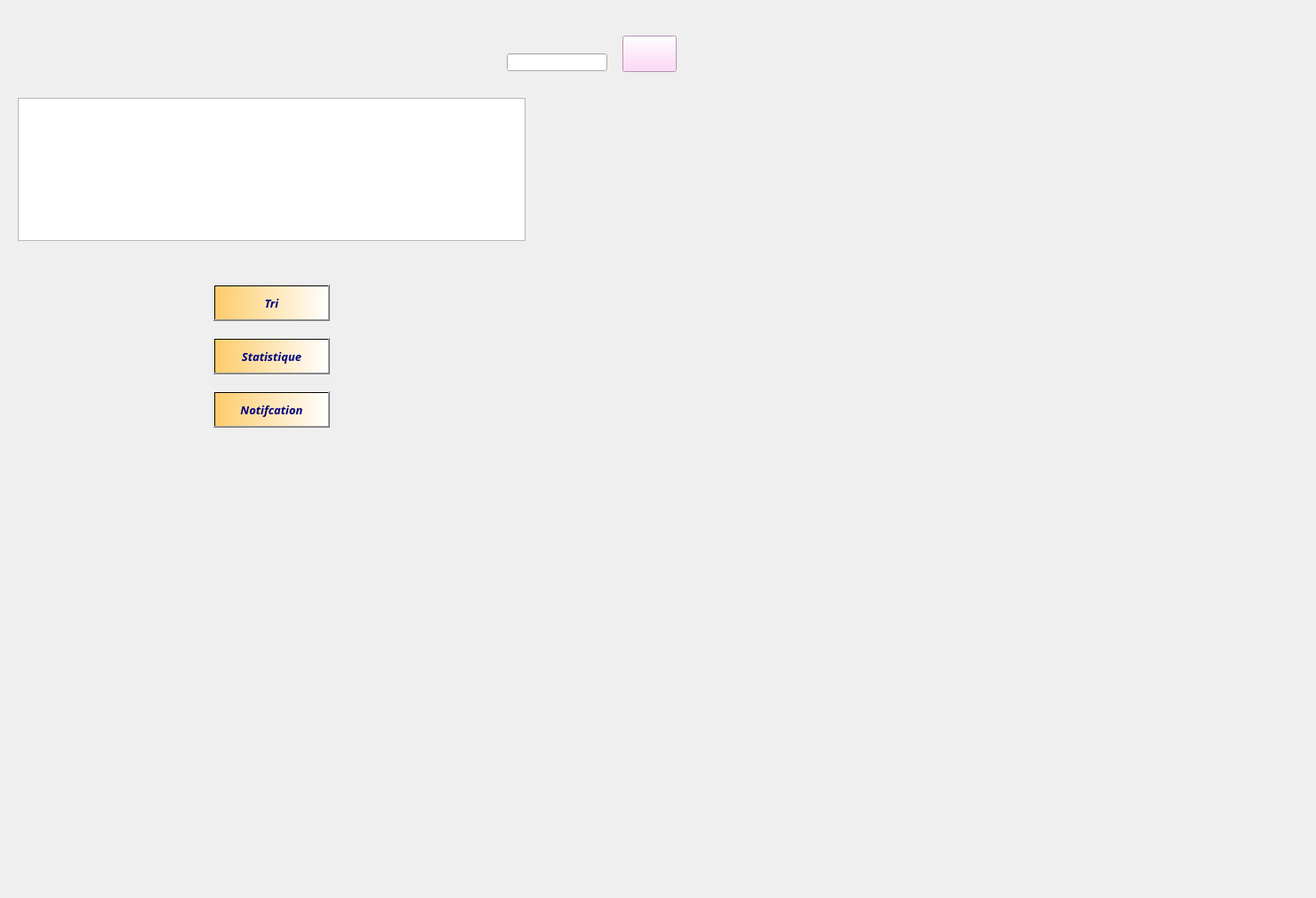
     <widget class="QWidget" name="tab_24">
      <attribute name="title">
       <string>Afficher</string>
      </attribute>
      <widget class="QLabel" name="label_29">
       <property name="geometry">
        <rect>
         <x>-310</x>
         <y>-100</y>
         <width>1471</width>
         <height>1001</height>
        </rect>
       </property>
       <property name="text">
        <string/>
       </property>
       <property name="pixmap">
        <pixmap>../../../../../../../../../../images_projets/muffins-5271450_1920.jpg</pixmap>
       </property>
      </widget>
      <widget class="QTableView" name="tableView_5">
       <property name="geometry">
        <rect>
         <x>20</x>
         <y>110</y>
         <width>571</width>
         <height>161</height>
        </rect>
       </property>
       <property name="styleSheet">
        <string notr="true">color: rgb(0, 0, 127);</string>
       </property>
       <attribute name="horizontalHeaderDefaultSectionSize">
        <number>140</number>
       </attribute>
      </widget>
      <widget class="QPushButton" name="pushButton_triCa_3">
       <property name="geometry">
        <rect>
         <x>240</x>
         <y>320</y>
         <width>131</width>
         <height>41</height>
        </rect>
       </property>
       <property name="font">
        <font>
         <family>Lucida Calligraphy</family>
         <pointsize>10</pointsize>
         <weight>75</weight>
         <italic>true</italic>
         <bold>true</bold>
         <underline>false</underline>
         <strikeout>false</strikeout>
        </font>
       </property>
       <property name="styleSheet">
        <string notr="true">background-color: qlineargradient(spread:pad, x1:0, y1:0, x2:1, y2:0, stop:0 rgba(253, 204, 106, 255), stop:1 rgba(255, 255, 255, 255));
color: rgb(0, 0, 127);
</string>
       </property>
       <property name="text">
        <string>Tri</string>
       </property>
       <property name="icon">
        <iconset>
         <normaloff>../../../../../../../../../../images_projets/tri_91.png</normaloff>../../../../../../../../../../images_projets/tri_91.png</iconset>
       </property>
       <property name="iconSize">
        <size>
         <width>30</width>
         <height>50</height>
        </size>
       </property>
       <property name="checkable">
        <bool>false</bool>
       </property>
       <property name="autoRepeatDelay">
        <number>303</number>
       </property>
      </widget>
      <widget class="QPushButton" name="pushButton_statCa_3">
       <property name="geometry">
        <rect>
         <x>240</x>
         <y>380</y>
         <width>131</width>
         <height>41</height>
        </rect>
       </property>
       <property name="font">
        <font>
         <family>Lucida Calligraphy</family>
         <pointsize>10</pointsize>
         <weight>75</weight>
         <italic>true</italic>
         <bold>true</bold>
         <underline>false</underline>
         <strikeout>false</strikeout>
        </font>
       </property>
       <property name="styleSheet">
        <string notr="true">background-color: qlineargradient(spread:pad, x1:0, y1:0, x2:1, y2:0, stop:0 rgba(253, 204, 106, 255), stop:1 rgba(255, 255, 255, 255));
color: rgb(0, 0, 127);
</string>
       </property>
       <property name="text">
        <string>Statistique</string>
       </property>
       <property name="icon">
        <iconset>
         <normaloff>../../../../../../../../../../images_projets/images (5).png</normaloff>../../../../../../../../../../images_projets/images (5).png</iconset>
       </property>
       <property name="iconSize">
        <size>
         <width>30</width>
         <height>50</height>
        </size>
       </property>
       <property name="checkable">
        <bool>false</bool>
       </property>
       <property name="autoRepeatDelay">
        <number>303</number>
       </property>
      </widget>
      <widget class="QPushButton" name="pushButton_rechCa_3">
       <property name="geometry">
        <rect>
         <x>700</x>
         <y>40</y>
         <width>61</width>
         <height>41</height>
        </rect>
       </property>
       <property name="font">
        <font>
         <family>Lucida Calligraphy</family>
         <pointsize>10</pointsize>
         <weight>75</weight>
         <italic>true</italic>
         <bold>true</bold>
         <underline>false</underline>
         <strikeout>false</strikeout>
        </font>
       </property>
       <property name="styleSheet">
        <string notr="true">background-color: rgb(255, 203, 248);</string>
       </property>
       <property name="text">
        <string/>
       </property>
       <property name="icon">
        <iconset>
         <normaloff>../../../../../../../../../../images_projets/cherc2.png</normaloff>../../../../../../../../../../images_projets/cherc2.png</iconset>
       </property>
       <property name="iconSize">
        <size>
         <width>30</width>
         <height>30</height>
        </size>
       </property>
       <property name="checkable">
        <bool>false</bool>
       </property>
       <property name="autoRepeatDelay">
        <number>303</number>
       </property>
      </widget>
      <widget class="QLineEdit" name="lineEdit_10">
       <property name="geometry">
        <rect>
         <x>570</x>
         <y>60</y>
         <width>113</width>
         <height>20</height>
        </rect>
       </property>
       <property name="styleSheet">
        <string notr="true">color: rgb(0, 0, 127);</string>
       </property>
      </widget>
      <widget class="QPushButton" name="pushButton_notif_2">
       <property name="geometry">
        <rect>
         <x>240</x>
         <y>440</y>
         <width>131</width>
         <height>41</height>
        </rect>
       </property>
       <property name="font">
        <font>
         <family>Lucida Calligraphy</family>
         <pointsize>10</pointsize>
         <weight>75</weight>
         <italic>true</italic>
         <bold>true</bold>
         <underline>false</underline>
         <strikeout>false</strikeout>
        </font>
       </property>
       <property name="styleSheet">
        <string notr="true">background-color: qlineargradient(spread:pad, x1:0, y1:0, x2:1, y2:0, stop:0 rgba(253, 204, 106, 255), stop:1 rgba(255, 255, 255, 255));
color: rgb(0, 0, 127);
</string>
       </property>
       <property name="text">
        <string>Notifcation</string>
       </property>
       <property name="icon">
        <iconset>
         <normaloff>../../../../../../../../../../images_projets/notif.png</normaloff>../../../../../../../../../../images_projets/notif.png</iconset>
       </property>
       <property name="iconSize">
        <size>
         <width>30</width>
         <height>50</height>
        </size>
       </property>
       <property name="checkable">
        <bool>false</bool>
       </property>
       <property name="autoRepeatDelay">
        <number>303</number>
       </property>
      </widget>
     </widget>
